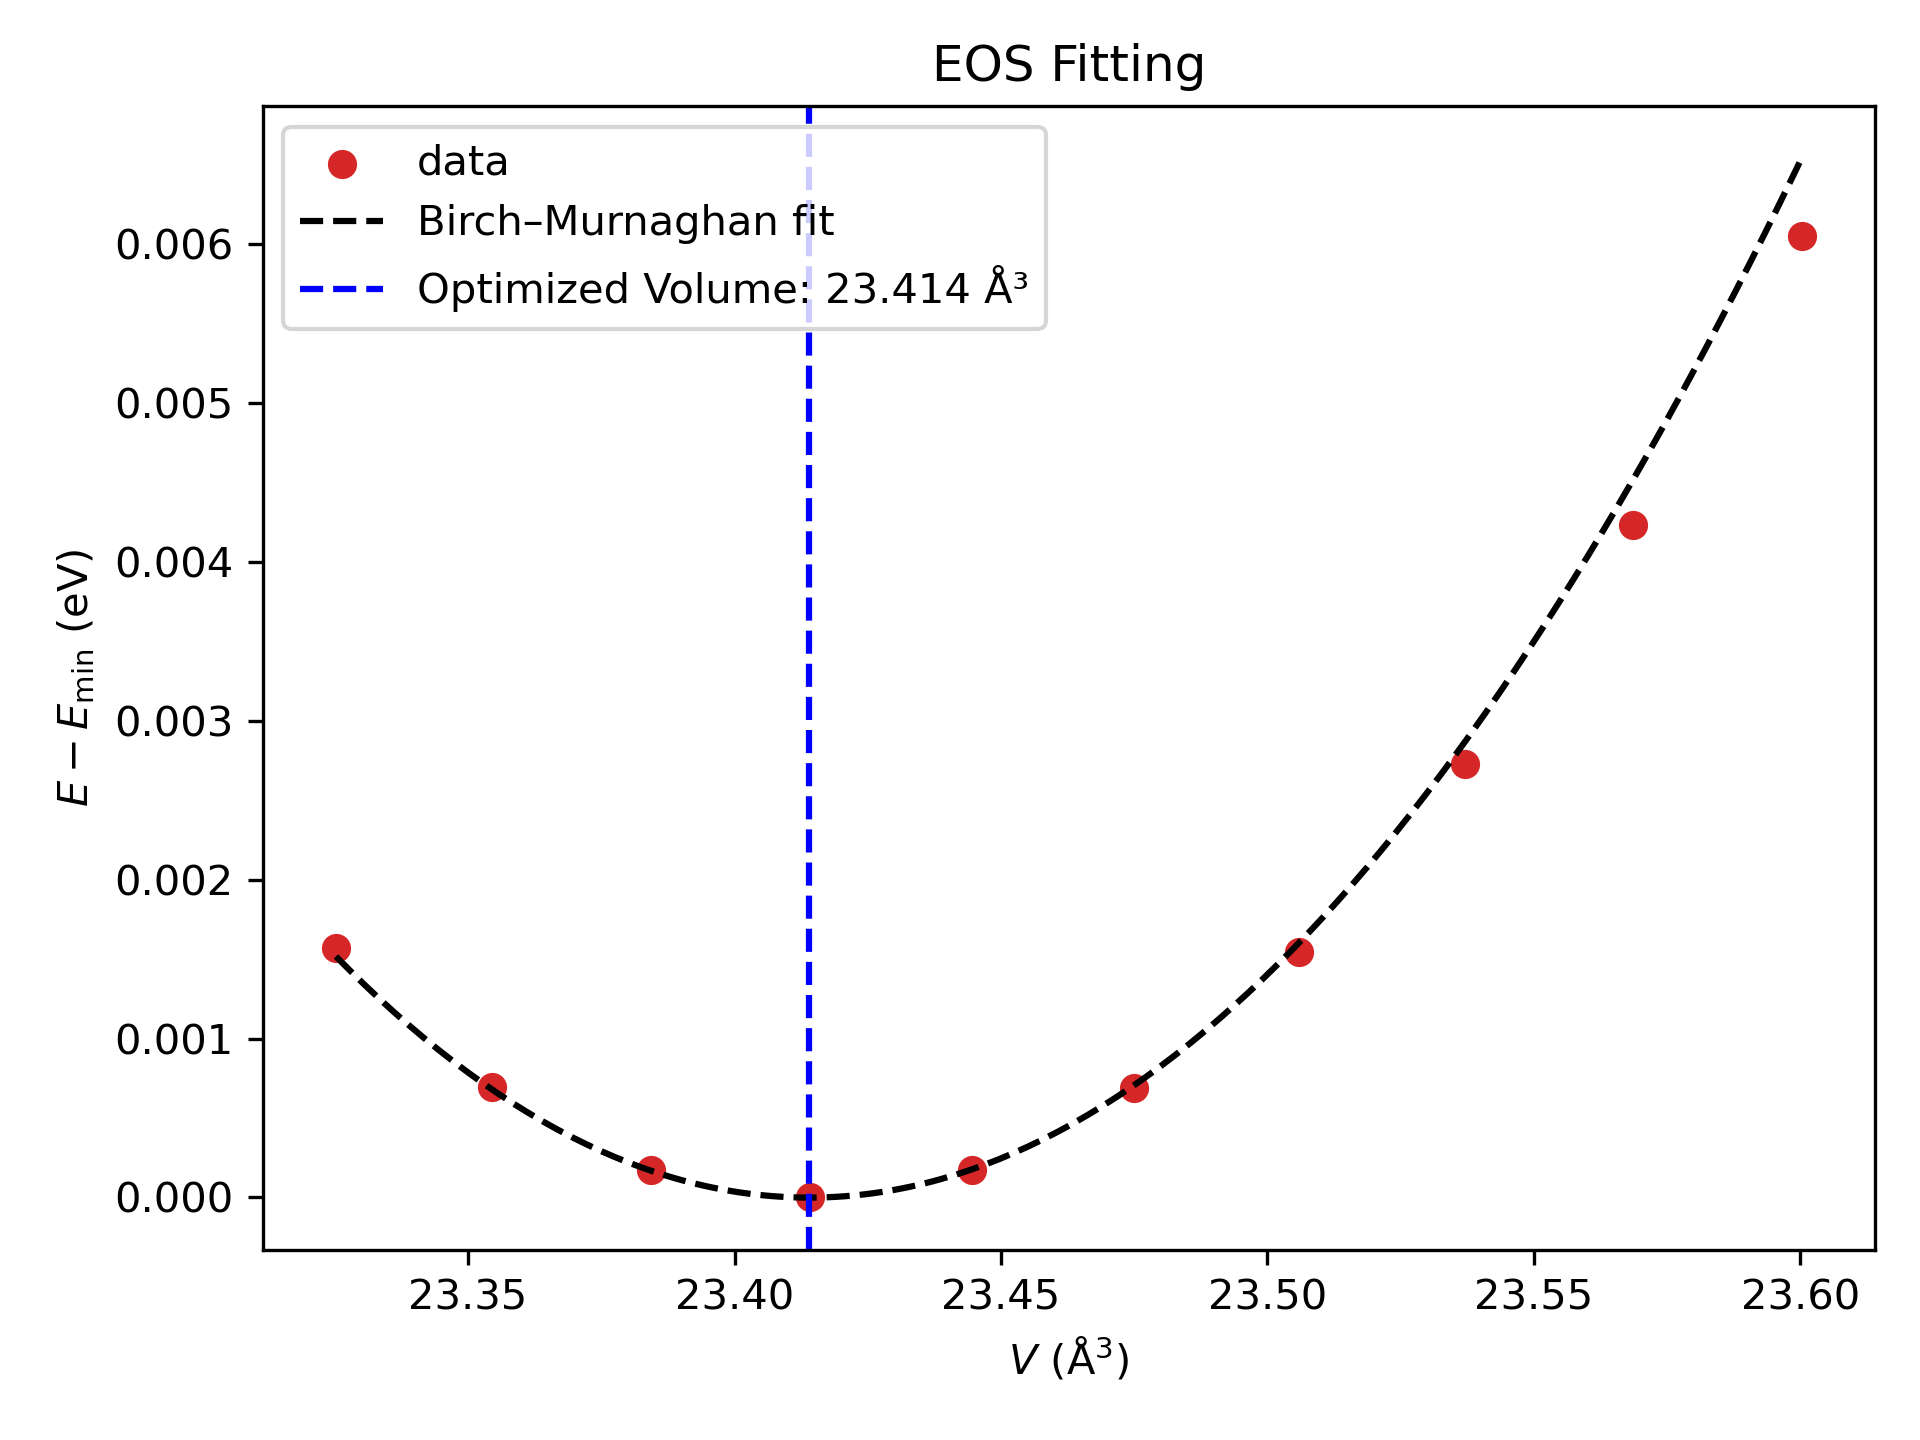

This chart was generated by the following Python code:
import numpy as np
from ase.eos import EquationOfState, birchmurnaghan
from ase.units import kJ
from matplotlib import pyplot as plt

# 1) load your data
data    = np.loadtxt('summary.csv', skiprows=1, delimiter=',', usecols=(1,2))
volumes = data[:,0]
energies = data[:,1]

# 2) shift energies so the lowest energy is zero
E0_min    = energies.min()
energies_rel = energies - E0_min

eos = EquationOfState(volumes, energies_rel)

# --- (you’ve already read volumes, energies_rel and done `eos = EquationOfState(...)`) ---

# 1) fit and get parameters
v0, e0_rel, B = eos.fit()        # same as before

# 2) build a smooth curve
V_fit = np.linspace(volumes.min(), volumes.max(), 200)

# ASE’s birchmurnaghan(V, E0, V0, B0, B1=4) returns the fitted energies:
E_fit = birchmurnaghan(V_fit, e0_rel, B0 = B,BP=4, V0 = v0)

# 3) plot manually
fig, ax = plt.subplots()
ax.scatter(volumes, energies_rel, color='C3', label='data')
ax.plot(V_fit,  E_fit,    'k--',  label='Birch–Murnaghan fit')

plt.axvline(x=23.414, ls = '--', c ='b', label = 'Optimized Volume: 23.414 Å³') 
ax.set_xlabel(r'$V$ (Å$^3$)')
ax.set_ylabel(r'$E - E_{\min}$ (eV)')
ax.legend()
plt.title('EOS Fitting')
plt.tight_layout()
plt.savefig('Final_EOS.png', dpi=300)
plt.show()
